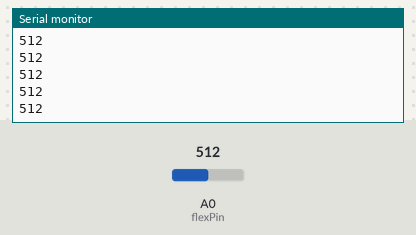
Simulated run of this sketch. Board: Arduino Uno, built with avr-gcc and run on an emulated ATmega328P. Shown: the last lines printed to the serial monitor. Inputs (shaded band) come from the test bench; at power-on: A0 (flexPin) = 512.

Above: at 1.2 s.
1.3 s: A0 (flexPin) set to 716
At 1.31 s:
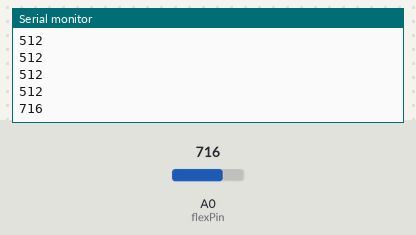
2.8 s: A0 (flexPin) set to 900
At 2.81 s:
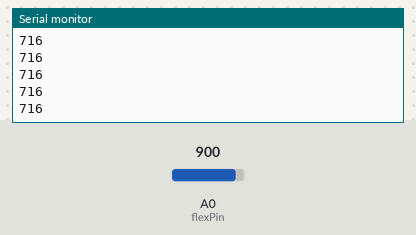
Timing chart, 0 to 5.8 s (numbered marks = the images above; inputs shaded):
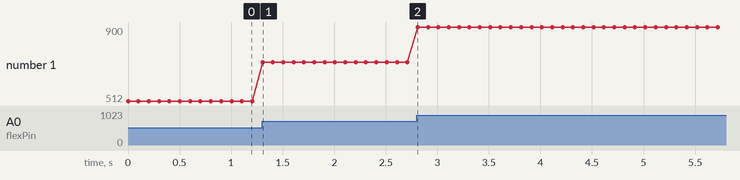

The sketch:

flex_sensor_value.ino
```cpp
//flex sensor value
const int flexPin = A0;

int value;

void setup() {

  Serial.begin(9600);

}

void loop() {

  value = analogRead(flexPin);
  Serial.println(value);
  value = map(value, 700, 900, 0, 255);
  delay(100);


}
```

Measured:
- after the input at 1.3 s, the serial monitor: prints a new line at once (image 1)
- plotted number 1: 512 → 716 after the input at 1.3 s, 716 → 900 after the input at 2.8 s
